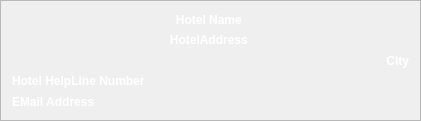
  <widget class="QFrame" name="frame_6">
   <property name="geometry">
    <rect>
     <x>870</x>
     <y>10</y>
     <width>421</width>
     <height>121</height>
    </rect>
   </property>
   <property name="styleSheet">
    <string notr="true">color:rgb(255,255,255);
font: 75 13pt &quot;Ubuntu Mono&quot;;
font-weight:bold;</string>
   </property>
   <property name="frameShape">
    <enum>QFrame::StyledPanel</enum>
   </property>
   <property name="frameShadow">
    <enum>QFrame::Raised</enum>
   </property>
   <layout class="QGridLayout" name="gridLayout_8">
    <item row="0" column="0">
     <widget class="QLabel" name="HotelNameReceipt">
      <property name="styleSheet">
       <string notr="true"/>
      </property>
      <property name="text">
       <string>Hotel Name </string>
      </property>
      <property name="alignment">
       <set>Qt::AlignCenter</set>
      </property>
     </widget>
    </item>
    <item row="2" column="0">
     <widget class="QLabel" name="HotelCityReceipt">
      <property name="styleSheet">
       <string notr="true"/>
      </property>
      <property name="text">
       <string>City</string>
      </property>
      <property name="alignment">
       <set>Qt::AlignRight|Qt::AlignTrailing|Qt::AlignVCenter</set>
      </property>
     </widget>
    </item>
    <item row="4" column="0">
     <widget class="QLabel" name="HotelEmailReceipt">
      <property name="styleSheet">
       <string notr="true"/>
      </property>
      <property name="text">
       <string>EMail Address</string>
      </property>
     </widget>
    </item>
    <item row="3" column="0">
     <widget class="QLabel" name="HelplineNumberReceipt">
      <property name="styleSheet">
       <string notr="true"/>
      </property>
      <property name="text">
       <string>Hotel HelpLine Number</string>
      </property>
     </widget>
    </item>
    <item row="1" column="0">
     <widget class="QLabel" name="HotelAddressReceipt">
      <property name="styleSheet">
       <string notr="true"/>
      </property>
      <property name="text">
       <string>HotelAddress </string>
      </property>
      <property name="alignment">
       <set>Qt::AlignCenter</set>
      </property>
     </widget>
    </item>
   </layout>
  </widget>
